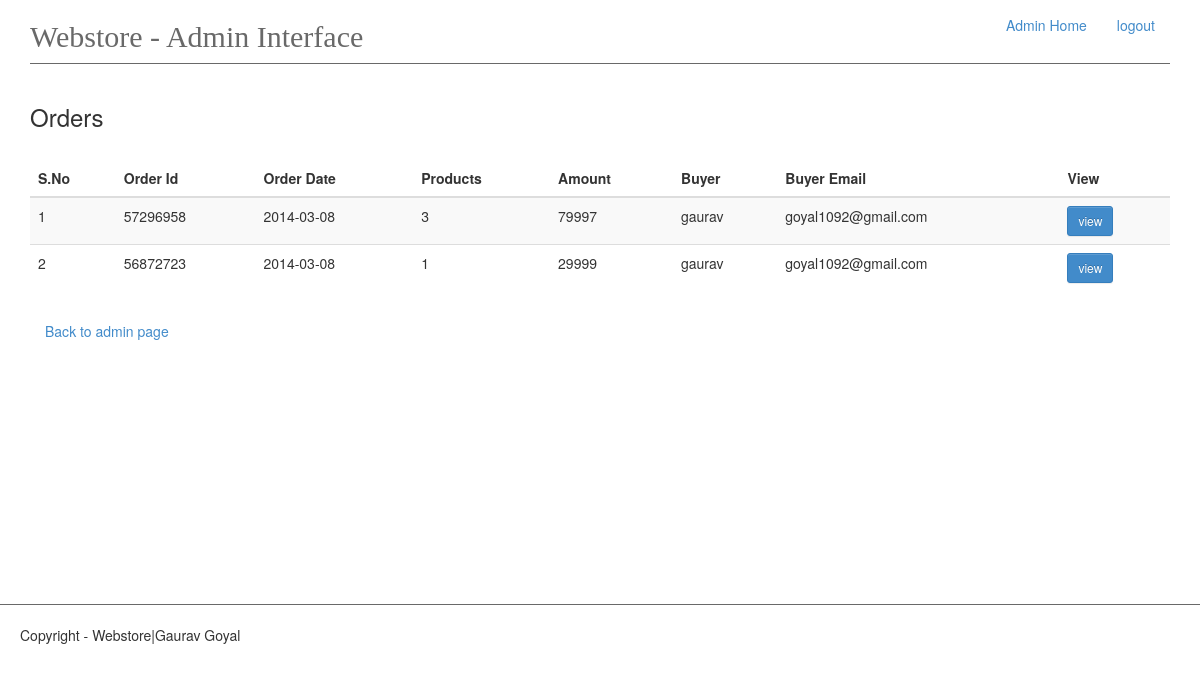
The app's page /admin/order_list (signed in) with its own data.
### app/models.py (models this page shows)
class OrderId(db.Model):
    id = db.Column(db.Integer, primary_key=True)
    order_id = db.Column(db.Integer, unique=True)
    buyer_name = db.Column(db.String(60))
    buyer_address = db.Column(db.String(200))
    total_products = db.Column(db.Integer)
    date = db.Column(db.DATE)
    email = db.Column(db.String(120))
    phone = db.Column(db.Integer)
    total_amount = db.Column(db.Integer)
    user = db.Column(db.String(60))

### app/views.py (the view)
@app.route('/admin/order_list')
@login_required
def orders():
    order = OrderId.query.all()
    return render_template('admin-panel/orders.html', orders=order)

### app/__init__.py (called while the page is built)
@admin_login.user_loader
def load_user(id):
    return Admin.query.get(int(id))

### app/templates/admin-panel/orders.html
{% extends 'admin-panel/admin.html' %}
{% block content %}
    <h3>Orders</h3>
    <br>
    <table class="table table-striped table-responsive col-md-6" id="cart_table">
        <thead>
        <tr>
            <th>S.No</th>
            <th>Order Id</th>
            <th>Order Date</th>
            <th>Products</th>
            <th>Amount</th>
            <th>Buyer
            </th>
            <th>Buyer Email</th>
            <th>View</th>
        </tr>
        </thead>
        <tbody>
        {% for item in orders %}
            <tr>
                <td>{{ loop.index }}</td>
                <td>{{ item.order_id }}</td>
                <td>{{ item.date }}</td>
                <td>{{ item.total_products }}</td>
                <td>{{ item.total_amount }}</td>
                <td>{{ item.buyer_name }}</td>
                <td>{{ item.email }}</td>
                <td>
                    <a href="{{ url_for('specific_order', pk = item.id )}}" class="btn btn-sm btn-primary">view</a>
                </td>
            </tr>
        {% endfor %}
        </tbody>
    </table>
    <div class="col-md-12"><a href="{{ url_for('admin_base') }}">Back to admin page</a></div>
{% endblock %}

### app/static/css/main.css (style rules this page uses)
#main #cart_table { margin-bottom: 30px; }

### records on screen
OrderId: order_id "57296958", date "2014-03-08", total_products "3", total_amount "79997", buyer_name "gaurav", email "goyal1092@gmail.com"
OrderId: order_id "56872723", date "2014-03-08", total_products "1", total_amount "29999", buyer_name "gaurav", email "goyal1092@gmail.com"
